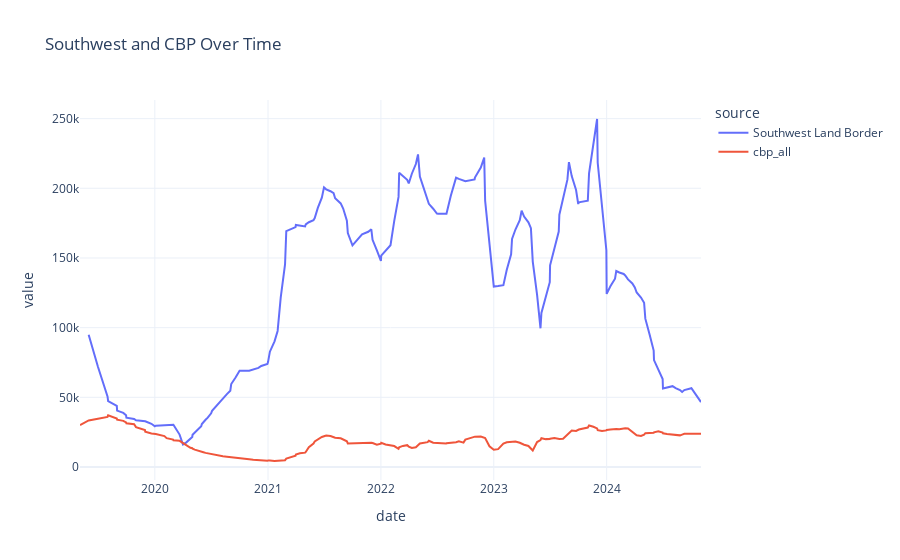

The notebook cell saved with this chart:
### Markdown cell above
## Interpolation

Our eventual goal is to graph the data. However, the join introduced NaNs, and plotly does not draw lines between points if there is a NaN in between. For example:

### Code cell
df_subset['Southwest Land Border'] = df_subset['Southwest Land Border'].interpolate()
df_subset['cbp_all'] = df_subset['cbp_all'].interpolate()

df_melted = df_subset.melt(
    id_vars="date",
    value_vars=["Southwest Land Border", "cbp_all"],
    var_name="source",
    value_name="value",
)

px.line(
    df_melted,
    x="date",
    y="value",
    color="source",
    title="Southwest and CBP Over Time",
 #   markers=True,
)

### Figure 1 — Plotly figure (JSON) as saved in the notebook; plotly's stock layout.template omitted (floating-point values rounded to 4 significant figures; data arrays with more than 128 entries replaced by an {"elided": "..."} marker saying what was removed)
{"data": [{"hovertemplate": "source=Southwest Land Border<br>date=%{x}<br>value=%{y}<extra></extra>", "legendgroup": "Southwest Land Border", "line": {"color": "#636efa", "dash": "solid"}, "marker": {"symbol": "circle"}, "mode": "lines", "name": "Southwest Land Border", "orientation": "v", "showlegend": true, "type": "scatter", "x": {"elided": "186 str values"}, "xaxis": "x", "y": {"elided": "186 float values"}, "yaxis": "y"}, {"hovertemplate": "source=cbp_all<br>date=%{x}<br>value=%{y}<extra></extra>", "legendgroup": "cbp_all", "line": {"color": "#EF553B", "dash": "solid"}, "marker": {"symbol": "circle"}, "mode": "lines", "name": "cbp_all", "orientation": "v", "showlegend": true, "type": "scatter", "x": {"elided": "186 str values"}, "xaxis": "x", "y": {"elided": "186 float values"}, "yaxis": "y"}], "layout": {"legend": {"title": {"text": "source"}, "tracegroupgap": 0}, "title": {"text": "Southwest and CBP Over Time"}, "xaxis": {"anchor": "y", "domain": [0, 1], "title": {"text": "date"}}, "yaxis": {"anchor": "x", "domain": [0, 1], "title": {"text": "value"}}}}
